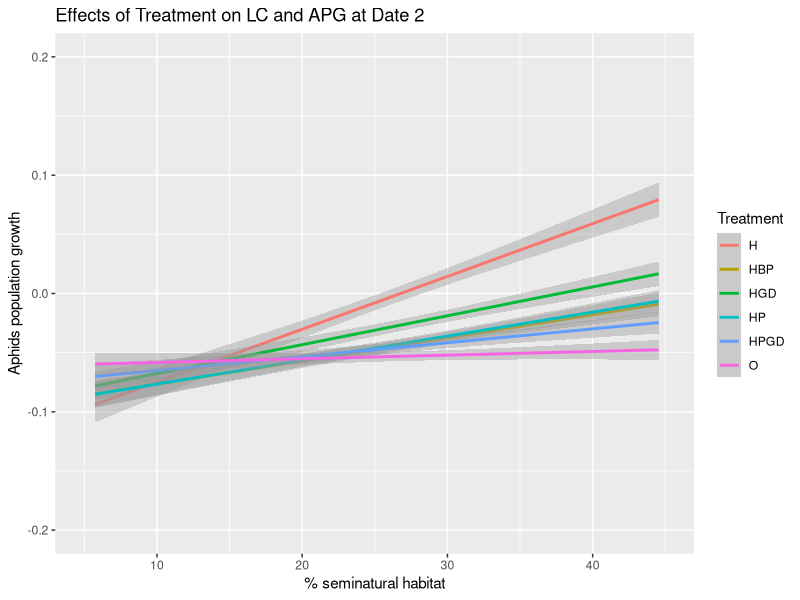

This chart was generated by the following R code:
#Date2_population growth and seminatural habitat
#import data file
library(readr)
Data1 <- read.table("Project data.csv", header = TRUE, dec = ",", sep =";")

####dataframe for sampling date2
DATE2 <- Data1[Data1$Date == "2", ]

#calculate the aphids population growth at date2
logNaphids_D2 <- log(DATE2$aphid_live + 1) - log(DATE2$aphidsinoculated_init + 1) 
APG_D2 <- logNaphids_D2/20

#dataframe for seminatural habitat and aphids population growth at date1 
DATE2APG <- data.frame(DATE2, APG_D2)

####line graph (Figure 1B at date2)
#barplot for % Seminatural habitat and APhid population growth
library(ggplot2)
D2 <- ggplot(DATE2APG, aes(x = Pt.seminatural, y = APG_D2, color = Treatment))
D2 <- D2 + labs(x= "% seminatural habitat", y="Aphids population growth", title = "Effects of Treatment on LC and APG at Date 2")
#if scatter plot is needed
#q <- q + geom_point()
D2 <- D2 + geom_smooth(method = "lm")
D2 <- D2 +xlim(5,45) +ylim(-0.2 , 0.2)
print(D2)

